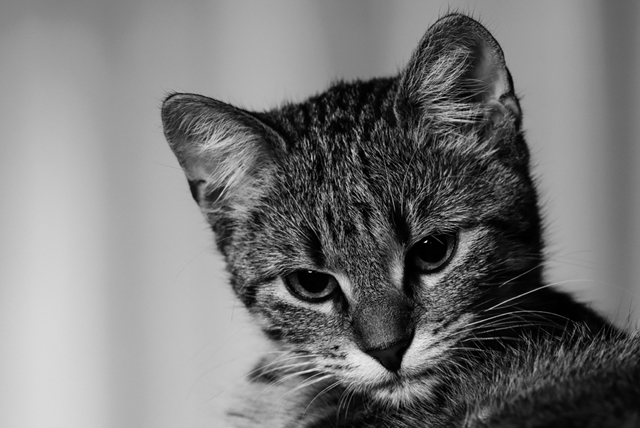
#> input picture images/cat.jpg, 640 x 428 px
$ python min_max.py
#> lines starting #> are read from the running program, lines starting #| are printed output that depends on the picture
import cv2
import numpy as np


img = cv2.imread('images/cat.jpg', 0 )
#> img is the input picture: shape (428, 640); min 0, max 238, mean 119.9
img_copy1 = img.copy()
img_copy2 = img.copy()

height = img.shape[0]
#> height = 428
width = img.shape[1]
#> width = 640


for i in np.arange(3,height-3):
	for j in np.arange(3, width-3):
		max = 0
		min = 255
		for k in np.arange(-3,4):
			for l in np.arange(-3,4):
				a = img.item(i+k, j+l)
				if a>max:
					max = a
				if a<min:
					min = a
		b = max
		d = min
		img_copy1.itemset((i,j), b)
		img_copy2.itemset((i,j), d)
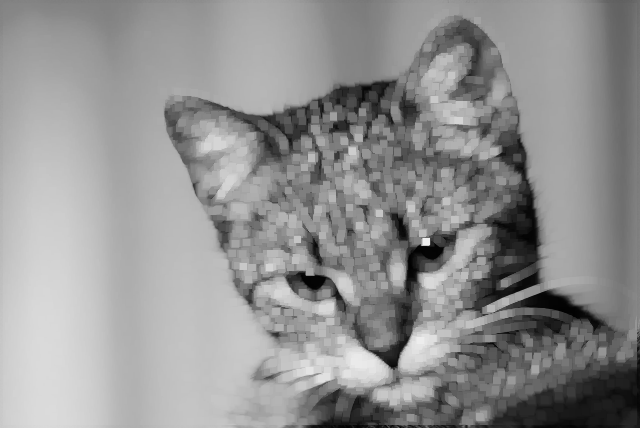
#> img_copy1: shape (428, 640); min 1, max 238, mean 145.9
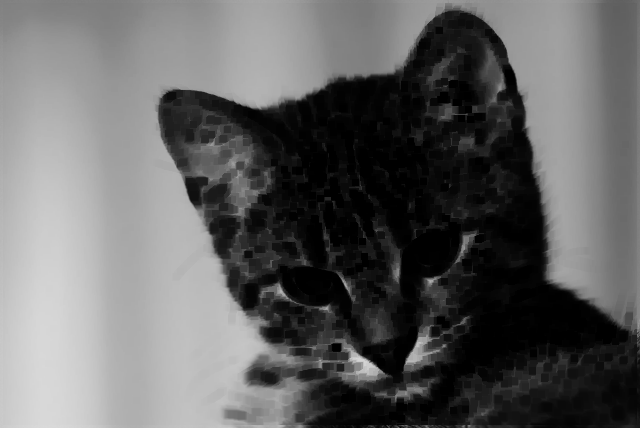
#> img_copy2: shape (428, 640); min 0, max 218, mean 98.7

cv2.imwrite('outputs/max_2.jpg', img_copy1)
cv2.imwrite('outputs/min_2.jpg', img_copy2)

cv2.imshow('image_max', img_copy1)
cv2.imshow('image_min', img_copy2)

cv2.waitKey(0)
#> (the run stopped early here; a loop or call above may not have finished)

$ run again, with images/contrast.jpg copied over images/cat.jpg
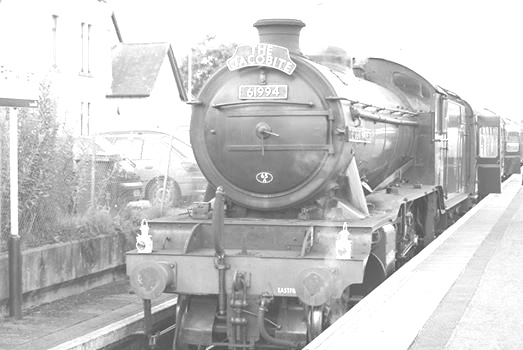
#> input picture images/contrast.jpg, 523 x 350 px
#> img is the input picture: shape (350, 523); min 62, max 255, mean 200.9
#> after the loop `for i in np.arange(3,height-3):`:
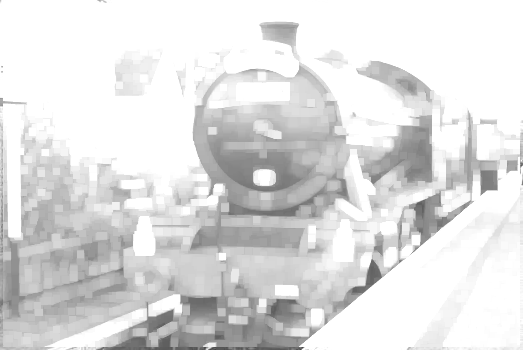
#> img_copy1: shape (350, 523); min 69, max 255, mean 223
#> after the loop `for i in np.arange(3,height-3):`:
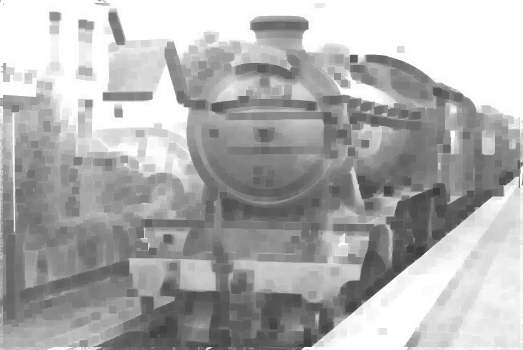
#> img_copy2: shape (350, 523); min 62, max 255, mean 175.3

$ run again, with images/jet.jpg copied over images/cat.jpg
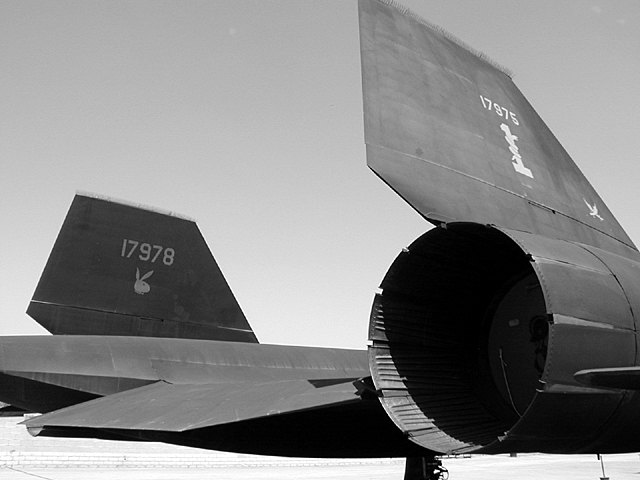
#> input picture images/jet.jpg, 640 x 480 px
#> img is the input picture: shape (480, 640); min 0, max 255, mean 135
#> after the loop `for i in np.arange(3,height-3):`:
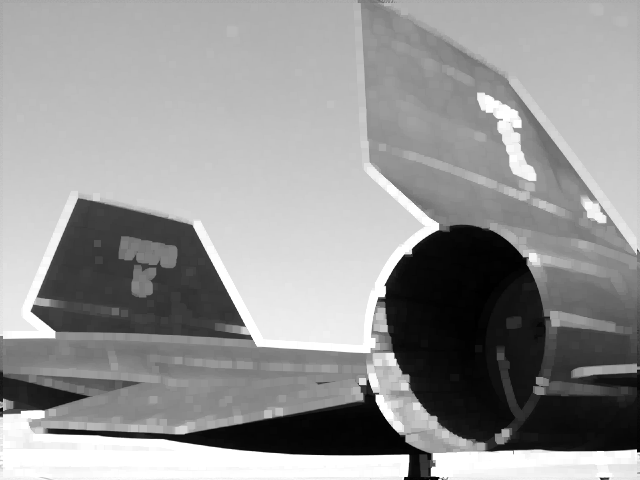
#> img_copy1: shape (480, 640); min 0, max 255, mean 149.8
#> after the loop `for i in np.arange(3,height-3):`:
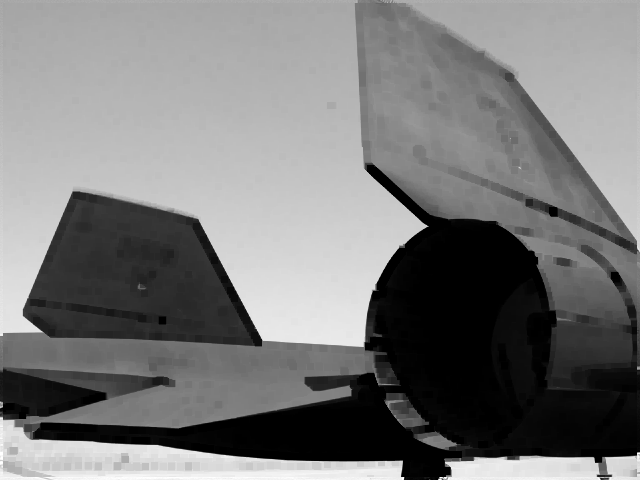
#> img_copy2: shape (480, 640); min 0, max 255, mean 121
